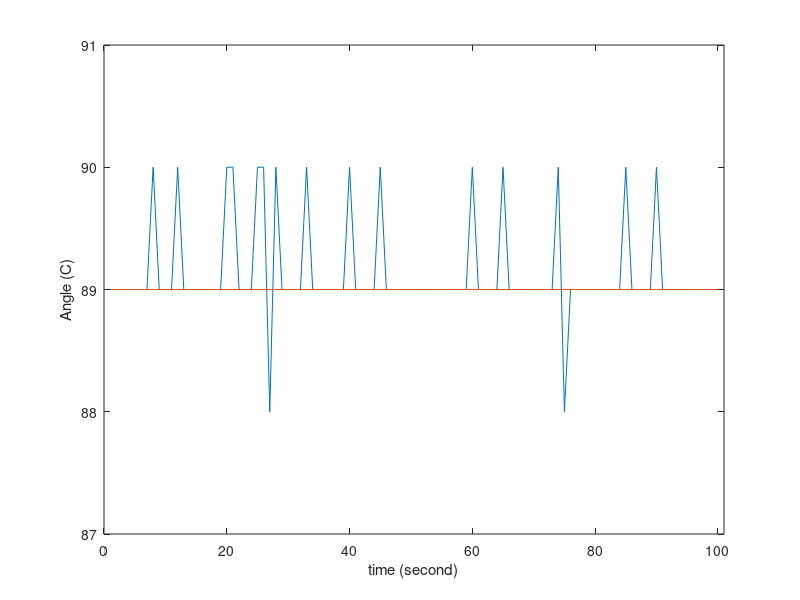

Reproduce this figure in MATLAB.
time = 1: 1 : 100;
raw_angle = [89,89,89,89,89,89,89,90,89,89,89,90,89,89,89,89,89,89,89,90,90,89,89,89,90,90,88,90,89,89,89,89,90,89,89,89,89,89,89,90,89,89,89,89,90,89,89,89,89,89,89,89,89,89,89,89,89,89,89,90,89,89,89,89,90,89,89,89,89,89,89,89,89,90,88,89,89,89,89,89,89,89,89,89,90,89,89,89,89,90,89,89,89,89,89,89,89,89,89,89];


ma20 =      [89,89,89,89,89,89,89,89,89,89,89,89,89,89,89,89,89,89,89,89,89,89,89,89,89,89,89,89,89,89,89,89,89,89,89,89,89,89,89,89,89,89,89,89,89,89,89,89,89,89,89,89,89,89,89,89,89,89,89,89,89,89,89,89,89,89,89,89,89,89,89,89,89,89,89,89,89,89,89,89,89,89,89,89,89,89,89,89,89,89,89,89,89,89,89,89,89,89,89,89];

figure(1);
f1 = plot(time, raw_angle, time, ma20);
axis([0 101 87 91]);
title('');
xlabel('time (second)');
ylabel('Angle (C)');